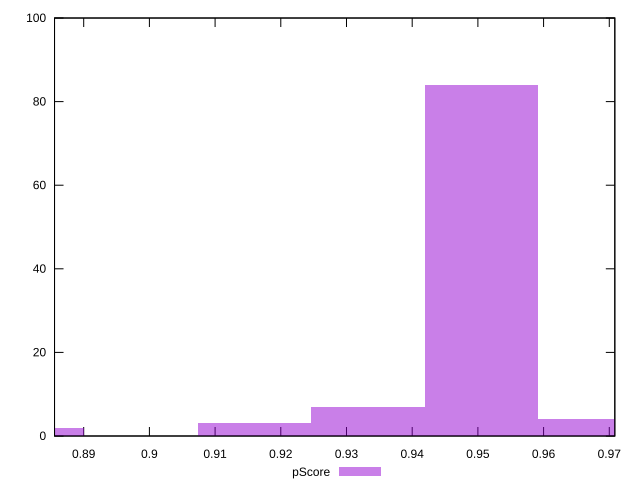

Write gnuplot code to recreate this figure.
reset

$pScore <<EOF
0.9332484771981217 7
0.9505308564054943 84
0.9678132356128669 4
0.8814013395760038 2
0.915966097990749 3
EOF

set key outside below
set boxwidth 0.017282379207372623
set xrange [0.8855601236190305:0.9708431490233053]
set yrange [0:100]
set trange [0:100]
set style fill transparent solid 0.5 noborder
set terminal svg size 640, 490 enhanced background rgb 'white'
set output "report_00012_2021-02-09T11:01:39.952Z/mainthread-work-breakdown/samples/pages+cached+noadtech/pScore/histogram.svg"

plot $pScore title "pScore" with boxes

reset
